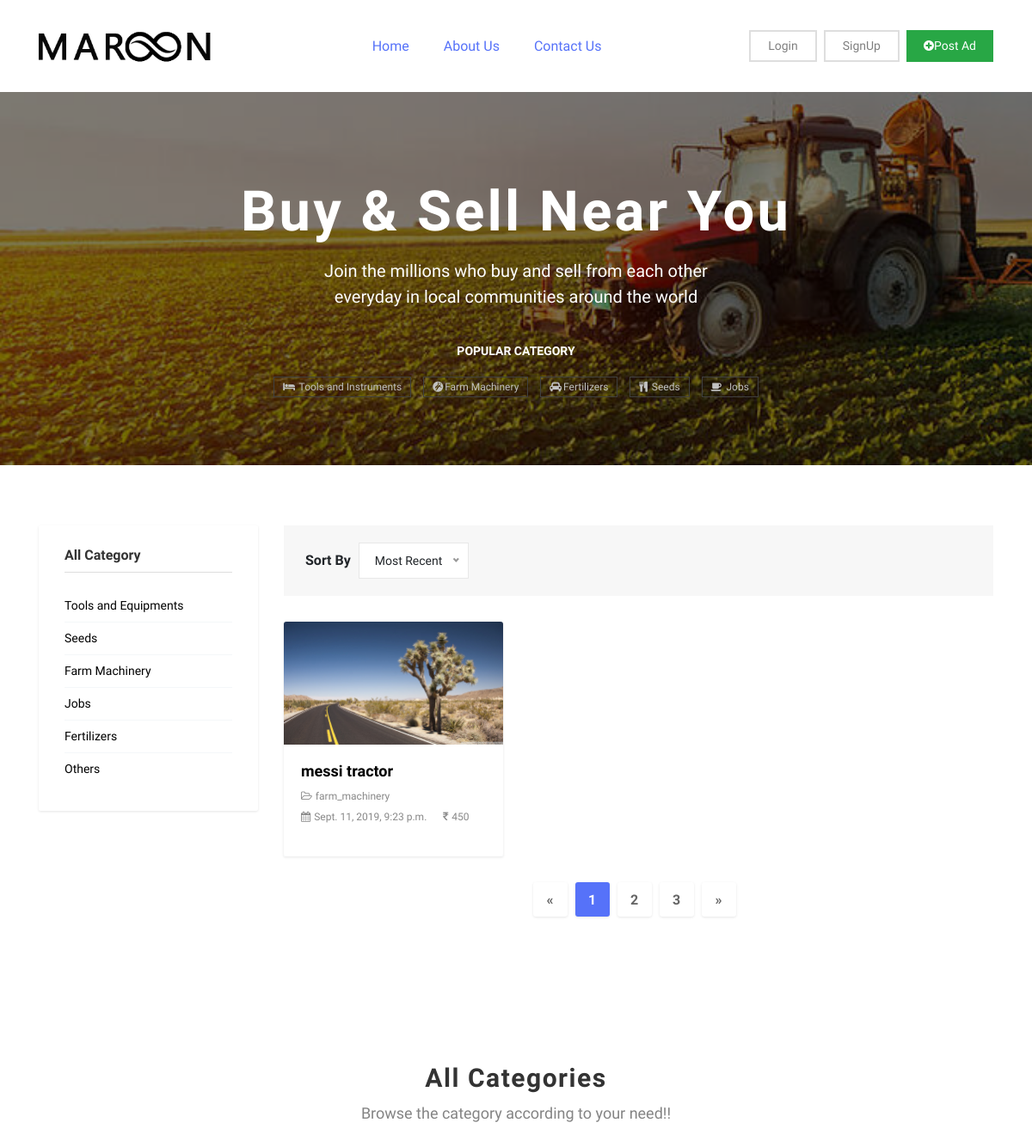
Before: / (upper part) with the older database file.
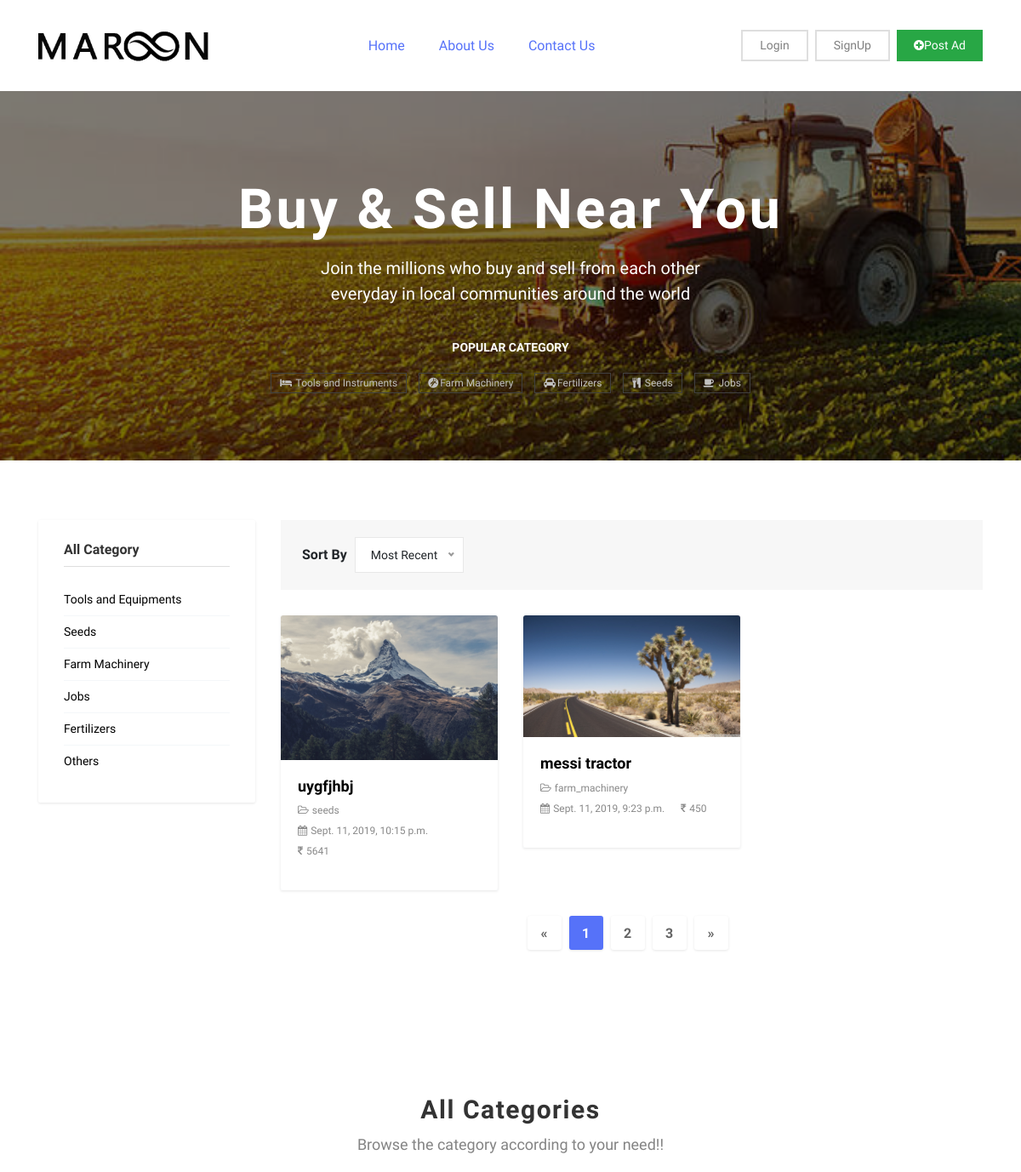
After: the same page with the newer database file.
### product/models.py (models this page shows, shortened)
class Product(models.Model):
    title = models.CharField(max_length = 40)
    slug = models.SlugField(unique = True, blank = True)
    seller_id = models.ForeignKey(User, on_delete=models.CASCADE)
    category = models.CharField(max_length=20, choices=CATEGORY_CHOICES, default='other')
    description = models.TextField(max_length=500)
    price = models.PositiveIntegerField(default = 0)
    featured = models.BooleanField(default = False)
    image = models.ImageField(upload_to = 'images/', null = True)
    date = models.DateTimeField(default=datetime.now, blank=True, null = True)
    college = models.CharField(blank = True, null = True, max_length = 30)

### product/views.py (the view)
# urls.py: path("", product_list_view, name = 'home'),
def product_list_view(request , *args , **kwargs):
    rest_query_set = Product.objects.all().order_by('-date')
    context = {
        'object_list'     : rest_query_set
    }
    return render(request, 'home.html',context)

### templates/home.html (shortened to what this page needs)
{% extends "base.html" %}
{% block content %}
<section class="section-sm">
	<div class="container">
		<div class="row">
			<div class="col-md-3">
				<div class="category-sidebar">
					<div class="widget category-list">
	<h4 class="widget-header">All Category</h4>
	<ul class="category-list">
		<li><a href="{% url 'product:electronics'%}">Tools and Equipments </a></li>
		<li><a href="{% url 'product:stationary'%}">Seeds </a></li>
		<li><a href="{% url 'product:vehicles'%}">Farm Machinery </a></li>
		<li><a href="{% url 'product:jobs' %}">Jobs </a></li>
        <li><a href="{% url 'product:roomdecor' %}">Fertilizers</a></li>
        <li><a href="{%url 'product:others'%}">Others</a></li>
	</ul>
</div>
				</div>
			</div>
			<div class="col-md-9">
				<div class="category-search-filter">
					<div class="row">
						<div class="col-md-6">
							<strong>Sort By</strong>
						</div>
						<div class="col-md-6">
						</div>
					</div>
				</div>
				<div class="product-grid-list">
					<div class="row mt-30">
						{% for obj in object_list %}
						<div class="col-sm-12 col-lg-4 col-md-6">
<div class="product-item bg-light">
	<div class="card">
		<div class="thumb-content">
			<a href="{%url 'product:product_detail_view' obj.slug %}">
				<img class="card-img-top img-fluid" src="{{ obj.image.url }}" alt="Card image cap" href = "{%url 'product:product_detail_view' obj.slug %}">
			</a>
		</div>
		<div class="card-body">
		    <h4 class="card-title"><a href="{%url 'product:product_detail_view' obj.slug %}">{{obj.title}}</a></h4>
		    <ul class="list-inline product-meta">
		    	<li class="list-inline-item">
		    		<a href=""><i class="fa fa-folder-open-o"></i>{{obj.category}}</a>
		    	</li>
		    	<li class="list-inline-item">
		    		<a href="#"><i class="fa fa-calendar"></i>{{obj.date}}</a>
		    	</li>
    	    	<li class="list-inline-item">
		    		<a href="#"><i class="fa fa-inr"></i>{{obj.price}}</a>
		    	</li>
		    </ul>
		</div>
	</div>
</div>
						</div>
	{% endfor %}
					</div>
				</div>
				<div class="pagination justify-content-center">
					<nav aria-label="Page navigation example">
						<ul class="pagination">
							<li class="page-item">
								<a class="page-link" href="#" aria-label="Previous">
									<span aria-hidden="true">&laquo;</span>
								</a>
							</li>
							<li class="page-item active"  ><a class="page-link" href="#">1</a></li>
							<li class="page-item "><a class="page-link" href="#">2</a></li>
							<li class="page-item"><a class="page-link" href="#">3</a></li>
							<li class="page-item">
								<a class="page-link" href="#" aria-label="Next">
									<span aria-hidden="true">&raquo;</span>
								</a>
							</li>
						</ul>
					</nav>
				</div>
			</div>
		</div>
	</div>
</section>
{% endblock content %}

### templates/base.html (shortened to what this page needs)
{% load staticfiles %}
<!DOCTYPE html>
<html lang="en">
<head>
  <link rel="stylesheet" href="{%static 'plugins/bootstrap/css/bootstrap.min.css'%}">
  <link rel="stylesheet" href="{%static 'plugins/bootstrap/css/bootstrap-slider.css'%}">
  <link href="{%static 'plugins/font-awesome/css/font-awesome.min.css'%}" rel="stylesheet">
  <link href="" rel="stylesheet">
  <link href="{%static 'plugins/slick-carousel/slick/slick-theme.css'%}" rel="stylesheet">
  <link href="{%static 'plugins/fancybox/jquery.fancybox.pack.css'%}" rel="stylesheet">
  <link href="{%static 'plugins/jquery-nice-select/css/nice-select.css'%}" rel="stylesheet">
  <link href="{%static 'css/style.css'%}" rel="stylesheet">
</head>
<body class="body-wrapper">
<section>
	<div class="container">
		<div class="row">
			<div class="col-md-12">
				<nav class="navbar navbar-expand-lg navbar-light navigation">
					<a class="navbar-brand" href="index.html">
						<img src="{%static 'images/maroonLogo.png'%}" alt="" style="width:200px;">
					</a>
					<div class="collapse navbar-collapse" id="navbarSupportedContent">
						<ul class="navbar-nav ml-auto main-nav ">
							<li class="nav-item active">
								<a class="nav-link" href="{%url 'product:home'%}">Home</a>
							</li>
							<li class="nav-item active">
								<a class="nav-link" href="{% url 'accounts:aboutus'%}">About Us</a>
							</li>
							<li class="nav-item active">
								<a class="nav-link" href="{%url 'accounts:contactus'%}">Contact Us</a>
							</li>
						</ul>
						<ul class="navbar-nav ml-auto mt-10">
                        {% if request.user.is_authenticated %}
                		    <li class="nav-item">
								<a class="nav-link login-button" href="" href="" data-toggle="modal"  data-target="#deleteaccount">Logout</a>
							</li>
                        {% else %}
                 		  <li class="nav-item">
								<a class="nav-link login-button" href="{%url 'accounts:login'%}">Login</a>
							</li>
							<li class="nav-item">
								<a class="nav-link login-button" href="{%url 'accounts:signup'%}">SignUp</a>
							</li>
                        {% endif %}
							<li class="nav-item">
								<a class="nav-link text-white add-button" href="{%url 'product:postad'%}"><i class="fa fa-plus-circle"></i>Post Ad</a>
							</li>
						</ul>
					</div>
				</nav>
			</div>
		</div>
	</div>
</section>
<section class="hero-area bg-1 text-center overly" style="background-image: url('{% static "images/farm2.jpg"%}')"; >
	<div class="container" >
		<div class="row">
			<div class="col-md-12">
				<div class="content-block">
					<h1>Buy & Sell Near You </h1>
					<p>Join the millions who buy and sell from each other <br> everyday in local communities around the world</p>
					<div class="short-popular-category-list text-center">
						<h2>Popular Category</h2>
						<ul class="list-inline">
							<li class="list-inline-item">
								<a href="{%url 'product:electronics'%}"><i class="fa fa-bed"></i> Tools and Instruments</a></li>
							<li class="list-inline-item">
								<a href="{%url 'product:vehicles'%}"><i class="fa fa-grav"></i>Farm Machinery</a>
							</li>
							<li class="list-inline-item">
								<a href="{%url 'product:roomdecor'%}"><i class="fa fa-car"></i>Fertilizers</a>
							</li>
							<li class="list-inline-item">
								<a href="{%url 'product:stationary'%}"><i class="fa fa-cutlery"></i> Seeds</a>
							</li>
							<li class="list-inline-item">
								<a href="{%url 'product:jobs'%}"><i class="fa fa-coffee"></i> Jobs</a>
							</li>
						</ul>
					</div>
				</div>
			</div>
		</div>
	</div>
</section>
<section>
{% block content %}
{% endblock content %}
<section>
<section class=" section">
	<div class="container">
		<div class="row">
			<div class="col-12">
				<div class="section-title">
					<h2>All Categories</h2>
					<p>Browse the category according to your need!!</p>
				</div>
			</div>
		</div>
	</div>
</section>
</body>
</html>

Changed rows visible on the page:
added Product: image (picture), title "uygfjhbj", category "seeds", date "Sept. 11, 2019, 10:15 p.m.", price "5641"
